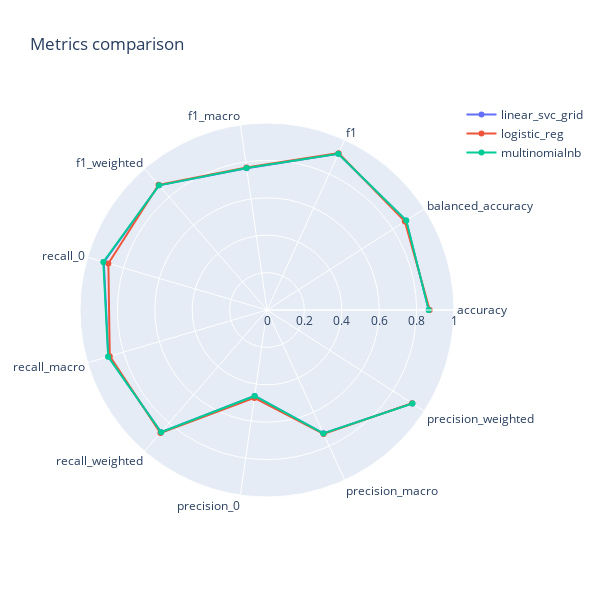
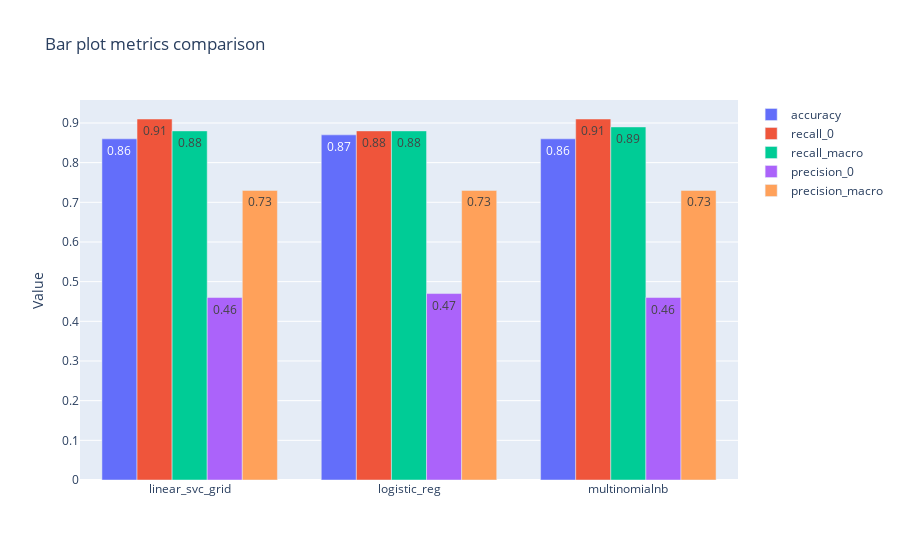
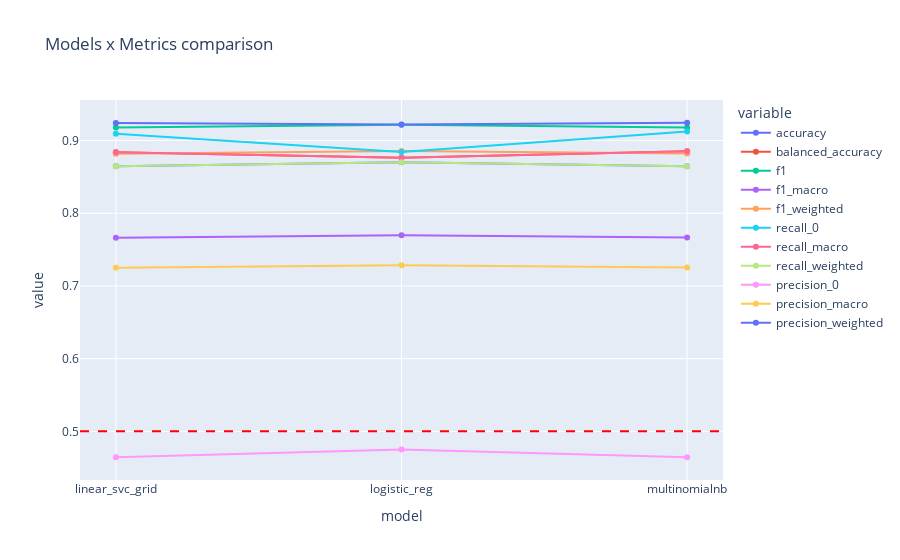
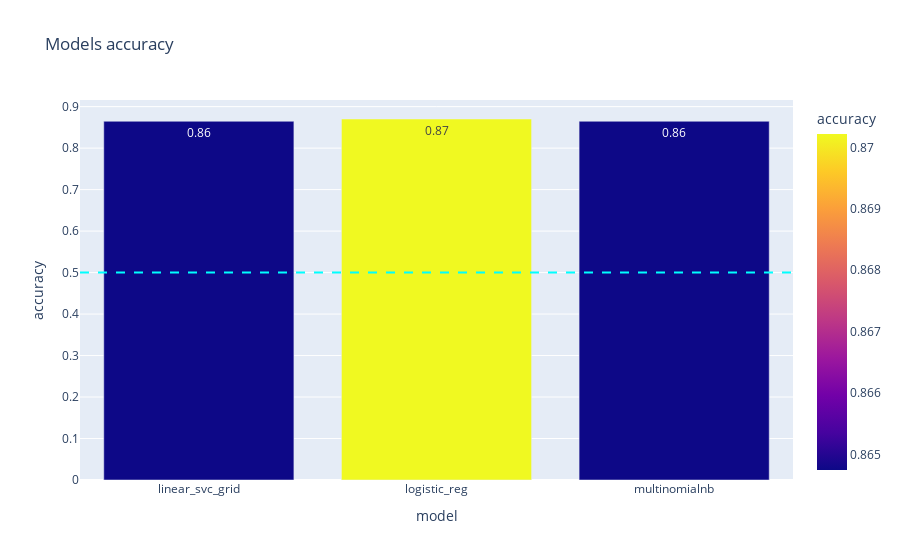

The cell these charts' notebook holds for them, in order:
### Markdown cell above
#### Models performance

### Code cell
# Comparison of metrics scores
data = df_pipe_2.iloc[:,:-2]  # to skip time_train and time_predict
plot_radar_mult(data)

# Compare metrics and time to train and time to predict
plot_metrics_and_time(df_pipe_2)

# Group bar plot on 5 selected metrics
stack_mult_barplots(data, "accuracy", 
                    "recall_0", "recall_macro", 
                    "precision_0", "precision_macro" )

# Line plots of metrics for comparison
lineplot_models_vs_metrics(data)

# train performance
#barplot_metric_mult(df_pipe_2, "time_train")
#barplot_metric_mult(df_pipe_2, "time_predict")

# Comparaison of Accuracy, recall_macro, precision_macro, recall_0, precision_0
for metric in ["accuracy", "recall_macro", "precision_macro", "recall_0", "precision_0"]:
    barplot_metric_mult(data, metric)

# Compare time_train and time_prodict 
#stack_barplot(df_pipe_2, "time_train", "time_predict")

# Compare recall_macro and precision_macro
stack_barplot(df_pipe_2, "recall_macro", "precision_macro")

# Compare recall_macro and precision_macro
stack_barplot(df_pipe_2, "recall_macro", "precision_macro")

# confusion matrix
#Display(confusion matrix)
display_side_by_side(cf_matrix_pipe_2, list_of_models_pipe)

### Figure 1 — Plotly figure (JSON) as saved in the notebook; plotly's stock layout.template omitted (floating-point values rounded to 4 significant figures)
{"data": [{"name": "linear_svc_grid", "r": [0.8648, 0.8841, 0.918, 0.7664, 0.882, 0.9094, 0.8841, 0.8648, 0.4643, 0.7252, 0.9241], "theta": ["accuracy", "balanced_accuracy", "f1", "f1_macro", "f1_weighted", "recall_0", "recall_macro", "recall_weighted", "precision_0", "precision_macro", "precision_weighted"], "type": "scatterpolar"}, {"name": "logistic_reg", "r": [0.8702, 0.8762, 0.9218, 0.7698, 0.8858, 0.8841, 0.8762, 0.8702, 0.4749, 0.7286, 0.9221], "theta": ["accuracy", "balanced_accuracy", "f1", "f1_macro", "f1_weighted", "recall_0", "recall_macro", "recall_weighted", "precision_0", "precision_macro", "precision_weighted"], "type": "scatterpolar"}, {"name": "multinomialnb", "r": [0.8648, 0.8853, 0.9179, 0.7667, 0.8821, 0.9123, 0.8853, 0.8648, 0.4644, 0.7254, 0.9245], "theta": ["accuracy", "balanced_accuracy", "f1", "f1_macro", "f1_weighted", "recall_0", "recall_macro", "recall_weighted", "precision_0", "precision_macro", "precision_weighted"], "type": "scatterpolar"}], "layout": {"height": 600, "polar": {"radialaxis": {"range": [0, 1], "visible": true}}, "showlegend": true, "title": {"text": "Metrics comparison"}, "width": 600}}

### Figure 2 — Plotly figure (JSON) as saved in the notebook; plotly's stock layout.template omitted (floating-point values rounded to 4 significant figures)
{"data": [{"name": "accuracy", "offsetgroup": "0", "text": ["0.86", "0.87", "0.86"], "textposition": "auto", "type": "bar", "x": ["linear_svc_grid", "logistic_reg", "multinomialnb"], "y": [0.86, 0.87, 0.86]}, {"name": "recall_0", "offsetgroup": "1", "text": ["0.91", "0.88", "0.91"], "textposition": "auto", "type": "bar", "x": ["linear_svc_grid", "logistic_reg", "multinomialnb"], "y": [0.91, 0.88, 0.91]}, {"name": "recall_macro", "offsetgroup": "2", "text": ["0.88", "0.88", "0.89"], "textposition": "auto", "type": "bar", "x": ["linear_svc_grid", "logistic_reg", "multinomialnb"], "y": [0.88, 0.88, 0.89]}, {"name": "precision_0", "offsetgroup": "3", "text": ["0.46", "0.47", "0.46"], "textposition": "auto", "type": "bar", "x": ["linear_svc_grid", "logistic_reg", "multinomialnb"], "y": [0.46, 0.47, 0.46]}, {"name": "precision_macro", "offsetgroup": "4", "text": ["0.73", "0.73", "0.73"], "textposition": "auto", "type": "bar", "x": ["linear_svc_grid", "logistic_reg", "multinomialnb"], "y": [0.73, 0.73, 0.73]}], "layout": {"title": {"text": "Bar plot metrics comparison"}, "yaxis": {"title": {"text": "Value"}}}}

### Figure 3 — Plotly figure (JSON) as saved in the notebook; plotly's stock layout.template omitted (floating-point values rounded to 4 significant figures)
{"data": [{"hovertemplate": "variable=accuracy<br>model=%{x}<br>value=%{y}<extra></extra>", "legendgroup": "accuracy", "line": {"color": "#636efa", "dash": "solid"}, "marker": {"symbol": "circle"}, "mode": "lines+markers", "name": "accuracy", "orientation": "v", "showlegend": true, "type": "scatter", "x": ["linear_svc_grid", "logistic_reg", "multinomialnb"], "xaxis": "x", "y": [0.8648, 0.8702, 0.8648], "yaxis": "y"}, {"hovertemplate": "variable=balanced_accuracy<br>model=%{x}<br>value=%{y}<extra></extra>", "legendgroup": "balanced_accuracy", "line": {"color": "#EF553B", "dash": "solid"}, "marker": {"symbol": "circle"}, "mode": "lines+markers", "name": "balanced_accuracy", "orientation": "v", "showlegend": true, "type": "scatter", "x": ["linear_svc_grid", "logistic_reg", "multinomialnb"], "xaxis": "x", "y": [0.8841, 0.8762, 0.8853], "yaxis": "y"}, {"hovertemplate": "variable=f1<br>model=%{x}<br>value=%{y}<extra></extra>", "legendgroup": "f1", "line": {"color": "#00cc96", "dash": "solid"}, "marker": {"symbol": "circle"}, "mode": "lines+markers", "name": "f1", "orientation": "v", "showlegend": true, "type": "scatter", "x": ["linear_svc_grid", "logistic_reg", "multinomialnb"], "xaxis": "x", "y": [0.918, 0.9218, 0.9179], "yaxis": "y"}, {"hovertemplate": "variable=f1_macro<br>model=%{x}<br>value=%{y}<extra></extra>", "legendgroup": "f1_macro", "line": {"color": "#ab63fa", "dash": "solid"}, "marker": {"symbol": "circle"}, "mode": "lines+markers", "name": "f1_macro", "orientation": "v", "showlegend": true, "type": "scatter", "x": ["linear_svc_grid", "logistic_reg", "multinomialnb"], "xaxis": "x", "y": [0.7664, 0.7698, 0.7667], "yaxis": "y"}, {"hovertemplate": "variable=f1_weighted<br>model=%{x}<br>value=%{y}<extra></extra>", "legendgroup": "f1_weighted", "line": {"color": "#FFA15A", "dash": "solid"}, "marker": {"symbol": "circle"}, "mode": "lines+markers", "name": "f1_weighted", "orientation": "v", "showlegend": true, "type": "scatter", "x": ["linear_svc_grid", "logistic_reg", "multinomialnb"], "xaxis": "x", "y": [0.882, 0.8858, 0.8821], "yaxis": "y"}, {"hovertemplate": "variable=recall_0<br>model=%{x}<br>value=%{y}<extra></extra>", "legendgroup": "recall_0", "line": {"color": "#19d3f3", "dash": "solid"}, "marker": {"symbol": "circle"}, "mode": "lines+markers", "name": "recall_0", "orientation": "v", "showlegend": true, "type": "scatter", "x": ["linear_svc_grid", "logistic_reg", "multinomialnb"], "xaxis": "x", "y": [0.9094, 0.8841, 0.9123], "yaxis": "y"}, {"hovertemplate": "variable=recall_macro<br>model=%{x}<br>value=%{y}<extra></extra>", "legendgroup": "recall_macro", "line": {"color": "#FF6692", "dash": "solid"}, "marker": {"symbol": "circle"}, "mode": "lines+markers", "name": "recall_macro", "orientation": "v", "showlegend": true, "type": "scatter", "x": ["linear_svc_grid", "logistic_reg", "multinomialnb"], "xaxis": "x", "y": [0.8841, 0.8762, 0.8853], "yaxis": "y"}, {"hovertemplate": "variable=recall_weighted<br>model=%{x}<br>value=%{y}<extra></extra>", "legendgroup": "recall_weighted", "line": {"color": "#B6E880", "dash": "solid"}, "marker": {"symbol": "circle"}, "mode": "lines+markers", "name": "recall_weighted", "orientation": "v", "showlegend": true, "type": "scatter", "x": ["linear_svc_grid", "logistic_reg", "multinomialnb"], "xaxis": "x", "y": [0.8648, 0.8702, 0.8648], "yaxis": "y"}, {"hovertemplate": "variable=precision_0<br>model=%{x}<br>value=%{y}<extra></extra>", "legendgroup": "precision_0", "line": {"color": "#FF97FF", "dash": "solid"}, "marker": {"symbol": "circle"}, "mode": "lines+markers", "name": "precision_0", "orientation": "v", "showlegend": true, "type": "scatter", "x": ["linear_svc_grid", "logistic_reg", "multinomialnb"], "xaxis": "x", "y": [0.4643, 0.4749, 0.4644], "yaxis": "y"}, {"hovertemplate": "variable=precision_macro<br>model=%{x}<br>value=%{y}<extra></extra>", "legendgroup": "precision_macro", "line": {"color": "#FECB52", "dash": "solid"}, "marker": {"symbol": "circle"}, "mode": "lines+markers", "name": "precision_macro", "orientation": "v", "showlegend": true, "type": "scatter", "x": ["linear_svc_grid", "logistic_reg", "multinomialnb"], "xaxis": "x", "y": [0.7252, 0.7286, 0.7254], "yaxis": "y"}, {"hovertemplate": "variable=precision_weighted<br>model=%{x}<br>value=%{y}<extra></extra>", "legendgroup": "precision_weighted", "line": {"color": "#636efa", "dash": "solid"}, "marker": {"symbol": "circle"}, "mode": "lines+markers", "name": "precision_weighted", "orientation": "v", "showlegend": true, "type": "scatter", "x": ["linear_svc_grid", "logistic_reg", "multinomialnb"], "xaxis": "x", "y": [0.9241, 0.9221, 0.9245], "yaxis": "y"}], "layout": {"legend": {"title": {"text": "variable"}, "tracegroupgap": 0}, "shapes": [{"line": {"color": "red", "dash": "dash"}, "type": "line", "x0": 0, "x1": 1, "xref": "x domain", "y0": 0.5, "y1": 0.5, "yref": "y"}], "title": {"text": "Models x Metrics comparison"}, "xaxis": {"anchor": "y", "domain": [0, 1], "title": {"text": "model"}}, "yaxis": {"anchor": "x", "domain": [0, 1], "dtick": 0.1, "tick0": 0, "title": {"text": "value"}}}}

### Figure 4 — Plotly figure (JSON) as saved in the notebook; plotly's stock layout.template omitted (floating-point values rounded to 4 significant figures)
{"data": [{"alignmentgroup": "True", "hovertemplate": "model=%{x}<br>accuracy=%{marker.color}<extra></extra>", "legendgroup": "", "marker": {"color": [0.8648, 0.8702, 0.8648], "coloraxis": "coloraxis", "pattern": {"shape": ""}}, "name": "", "offsetgroup": "", "orientation": "v", "showlegend": false, "textposition": "auto", "texttemplate": "%{y:.2f}", "type": "bar", "x": ["linear_svc_grid", "logistic_reg", "multinomialnb"], "xaxis": "x", "y": [0.8648, 0.8702, 0.8648], "yaxis": "y"}], "layout": {"barmode": "relative", "coloraxis": {"colorbar": {"title": {"text": "accuracy"}}, "colorscale": [[0, "#0d0887"], [0.1111, "#46039f"], [0.2222, "#7201a8"], [0.3333, "#9c179e"], [0.4444, "#bd3786"], [0.5556, "#d8576b"], [0.6667, "#ed7953"], [0.7778, "#fb9f3a"], [0.8889, "#fdca26"], [1, "#f0f921"]]}, "legend": {"tracegroupgap": 0}, "shapes": [{"line": {"color": "cyan", "dash": "dash"}, "type": "line", "x0": 0, "x1": 1, "xref": "x domain", "y0": 0.5, "y1": 0.5, "yref": "y"}], "title": {"text": "Models accuracy"}, "xaxis": {"anchor": "y", "domain": [0, 1], "title": {"text": "model"}}, "yaxis": {"anchor": "x", "domain": [0, 1], "dtick": 0.1, "tick0": 0, "title": {"text": "accuracy"}}}}
